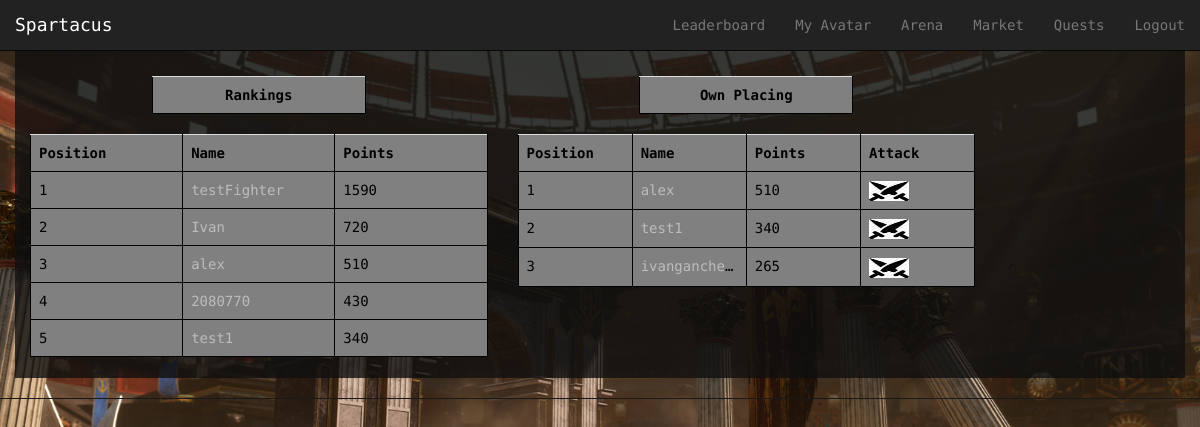
The app's page /Spartacus/arena/ (signed in) with its own data.
### Spartacus/models.py (models this page shows, shortened)
class Avatar(models.Model):
    user = models.OneToOneField(User)
    picture = models.ImageField(upload_to='profile_images', blank=True)
    cash = models.IntegerField(default = 1000)
    attack = models.IntegerField(default= 10)
    deffence = models.IntegerField(default= 10)
    strength = models.IntegerField(default= 10)
    agility = models.IntegerField(default= 10)
    intelligence = models.IntegerField(default = 10)
    victories = models.IntegerField(default = 0)
    points = models.IntegerField(default = 0) # for ranking...every time a gladiator fights get some amount of points

### Spartacus/views.py (the view, shortened to what this page needs)
@login_required
def arena(request):
    context_dict = {}
    try:
        avatars = Avatar.objects.order_by('-points')[:5]
        context_dict['avatars'] = avatars
    except:
        print "Query fail leaderboard"
    timePassed = True
    fightStartedAt = request.session.get("fightStartedAt")
    if timePassed:
        user = request.user
        try:
            opponents = Avatar.objects.exclude(user = user).order_by('-points')
            you = Avatar.objects.get(user = user)
            relevant_opponents = []
            for opponent in opponents:
                point_difference = int(opponent.points) - int(you.points)
                if point_difference < 200 and point_difference > - 200:
                    relevant_opponents += [opponent]
            context_dict['opponents'] = relevant_opponents
        except:
            print "Query fail Arena"
    context_dict['time_passed']=timePassed
    return render(request, 'Spartacus/arena.html', context_dict)

### templates/Spartacus/arena.html (shortened to what this page needs)
{% extends 'Spartacus/base.html' %}
{% load staticfiles %}
{% block body_block %}
<div class="container">
{% if time_passed %}
	<div class="row" id="split">
	</div>
	<div class="row">
		<div class="col-xs-5">
			<div class="row">
				<div class="col-xs-6 col-xs-offset-3">
					<table class="table">
						<th style="text-align: center">Rankings</th>
					</table>
				</div>
			</div>
			<table class="table">
				<th>Position</th>
				<th>Name</th>
				<th>Points</th>
				{% for avatar in avatars %}
					<tr id="rank">
					<td></td>
					<td><a href="{% url 'avatar_view' avatar.user.username %}">{{ avatar.user.username}} </a></td>
					<td>{{avatar.points}}</td>
					</tr>
				{% endfor %}
			</table>
            <div class="col-xs-12">
            </div>
		</div>
        <div class="col-xs-5">
			<div class="row">
				<div class="col-xs-6 col-xs-offset-3">
					<table class="table">
						<th style="text-align: center">Own Placing</th>
					</table>
				</div>
			</div>
			<table class="table">
				<th>Position</th>
				<th>Name</th>
				<th>Points</th>
                <th>Attack</th>
				{% for opponent in opponents %}
					<tr id="rank">
					<td></td>
					<td><a href="{% url 'avatar_view' opponent.user.username %}">{{ opponent.user.username}} </a></td>
					<td>{{opponent.points}}</td>
                    <td><a href="{% url 'battle' opponent.user.username %}">
                        <img src = "{% static 'images/attack.jpg' %}" width = "40" height = "20">
                    </a></td>
					</tr>
				{% endfor %}
			</table>
            <div class="col-xs-12">
            </div>
		</div>
	</div>
{% else %}
        <div align="center"><h2>Please wait for {{ time_left }} seconds.</h2></div>
{% endif %}
</div>
{% endblock %}

### static/css/styles.css (style rules this page uses)
html,body { height: 100%; font-family: 'Droid Sans Mono', sans-serif; }
body { padding-top: 51px; background: #1E1E1E; color: #f9f9f9; }
a { color:#bcbcbc; }

### static/css/mystyles.css (style rules this page uses)
table { table-layout: fixed; }
table,th, td, tr { background-color: grey; color: black; border: 1px solid black; white-space: nowrap; overflow: hidden; text-overflow: ellipsis; }
div#split { height: 25px; }
div.container { background: rgba(15,15,15, 0.8)!important; }

### templates/Spartacus/arena.html (style rules this page uses)
table { counter-reset: rowNumber; }
#rank { counter-increment: rowNumber; }
table tr td:first-child::before { content: counter(rowNumber); min-width: 1em; margin-right: 0.5em; }

### records on screen
Avatar: user.username "testFighter", points "1590"
Avatar: user.username "Ivan", points "720"
Avatar: user.username "alex", points "510"
Avatar: user.username "2080770", points "430"
Avatar: user.username "test1", points "340"
Avatar: user.username "ivanganche…", points "265"
